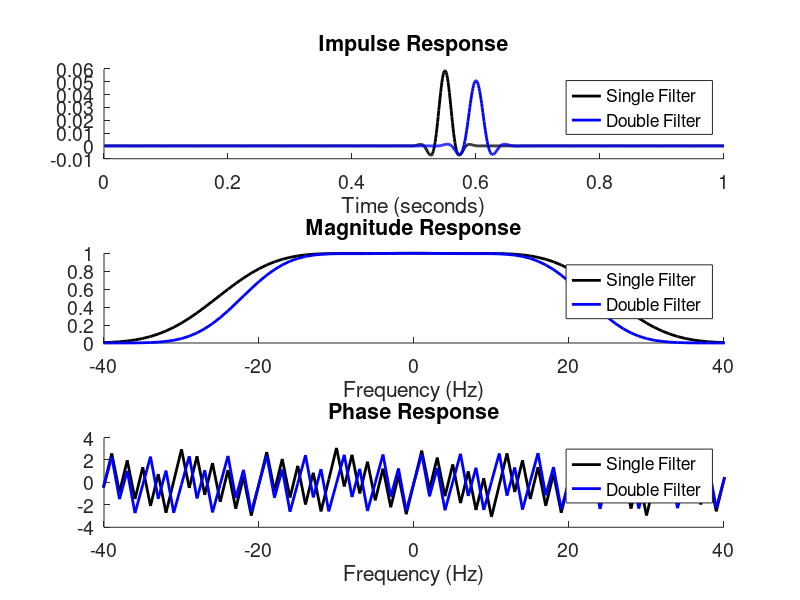

MATLAB code for this plot:
function Chapter_6_Question_8()
    % Question 8 - Two Low Pass Filters

    %Construct Impulse
    N = 1000;
    impulse = zeros(1, N);
    impulse(N/2) = 1;
    sample_interval = .001;
    t = sample_interval:sample_interval:1;
    T = t(end);
    sample_freq = 1/sample_interval;
    nyquist_freq = sample_freq/2;
    freq_resolution = 1/T;
    faxis = fftshift((-nyquist_freq:freq_resolution:nyquist_freq-freq_resolution));
    [~, isorted] = sort(faxis, 'descend');
    
    %Create Low-Pass Filter
    n = 100;
    Wn = 30/nyquist_freq; 
    b = transpose(fir1(n, Wn, 'low'));
    
    %Apply Single and Double Filter
    impulse_response_t = filter(b, 1, impulse);
    impulse_response_2t = filter(b, 1, filter(b, 1, impulse));
   
    %Fourier Transform Impulse Response
    bf = fft(impulse_response_t);
    bbf = fft(impulse_response_2t);
    mag = bf.*conj(bf);
    phi = angle(bf);
    mag2 = bbf.*conj(bbf);
    phi2 = angle(bbf);
    
    %Visualize Impulse Response, Magnitude, and Phase
    figure()
    subplot(3, 1, 1)
    hold on
    plot(t, impulse_response_t, 'k', 'LineWidth', 2)
    plot(t, impulse_response_2t, 'b', 'LineWidth', 2)
    hold off
    xlabel('Time (seconds)')
    title('Impulse Response')
    legend({'Single Filter', 'Double Filter'})
    set(gca, 'FontSize', 14)
    subplot(3, 1, 2)
    hold on
    plot(faxis(isorted), mag(isorted), 'k', 'LineWidth', 2)
    plot(faxis(isorted), mag2(isorted), 'b', 'LineWidth', 2)
    hold off
    xlabel('Frequency (Hz)')
    title('Magnitude Response')
    legend({'Single Filter', 'Double Filter'})
    xlim([-40 40])
    set(gca, 'FontSize', 14)
    subplot(3, 1, 3)
    hold on
    plot(faxis(isorted), phi(isorted), 'k', 'LineWidth', 2)
    plot(faxis(isorted), phi2(isorted), 'b', 'LineWidth', 2)
    hold off
    xlabel('Frequency (Hz)')
    title('Phase Response')
    legend({'Single Filter', 'Double Filter'})
    xlim([-40 40])
    set(gca, 'FontSize', 14)
   
    % The impulse response: applying the filter twice causes the time shift to
    % be exacerbated/doubled.
    
    % The magnitude response: applying the filter twice causes the magnitude to
    % be reduced further. This is because if the filter at a given frequency is
    % 0.5, then applying it twice causes it to be 0.5*0.5 or 0.25.
    
    % The phase response: applying the filter twice causes the phase response
    % to be incredibly complex, likely because changes are being applied twice
    % as in the magnitude response.
    
end
